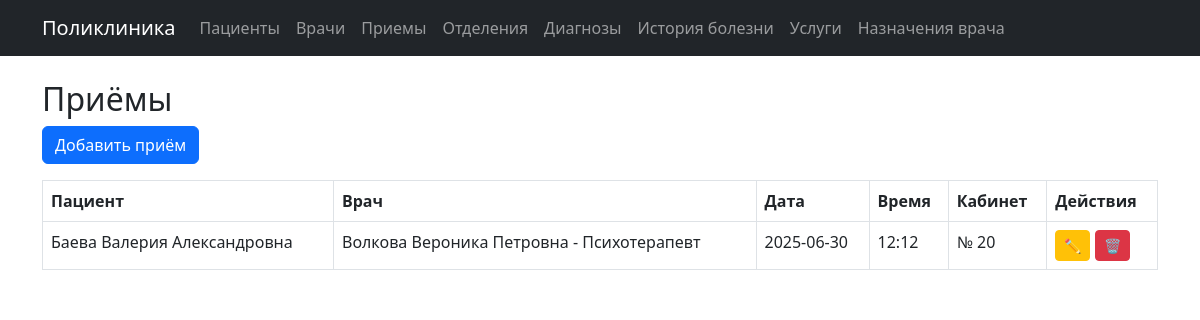
Before: /appointments with the older database file.
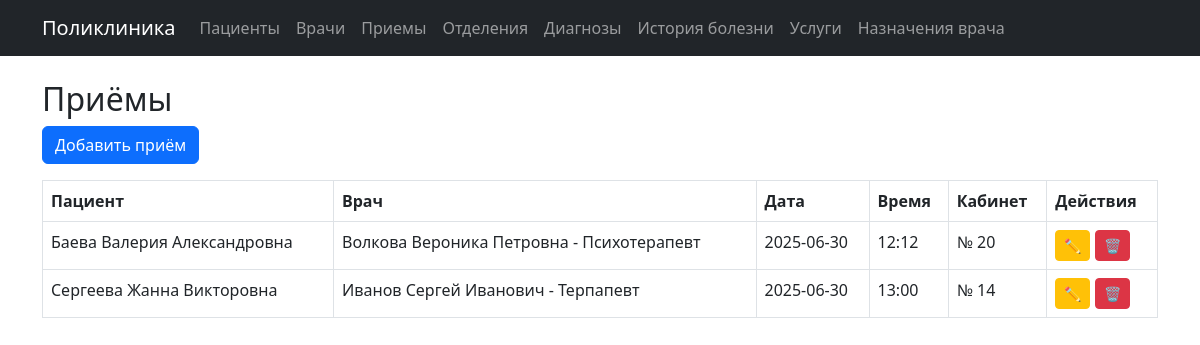
After: the same page with the newer database file.
### models.py (models this page shows)
class Appointment(db.Model):
    __tablename__ = 'appointments'
    id = db.Column(db.Integer, primary_key=True)
    patient_id = db.Column(db.Integer, db.ForeignKey('patients.id'))
    doctor_id = db.Column(db.Integer, db.ForeignKey('doctors.id'))
    appointment_date = db.Column(db.Date)
    appointment_time = db.Column(db.Time)
    room_number = db.Column(db.String(10))

class Patient(db.Model):
    __tablename__ = 'patients'
    id = db.Column(db.Integer, primary_key=True)
    full_name = db.Column(db.String(100), nullable=False)
    birth_date = db.Column(db.Date)
    gender = db.Column(db.String(10))
    phone = db.Column(db.String(20))
    address = db.Column(db.Text)
    insurance_number = db.Column(db.String(30))
    appointments = db.relationship('Appointment', backref='patient', lazy=True)
    medical_records = db.relationship('MedicalRecord', backref='patient', lazy=True)

class Doctor(db.Model):
    __tablename__ = 'doctors'
    id = db.Column(db.Integer, primary_key=True)
    full_name = db.Column(db.String(100), nullable=False)
    specialty = db.Column(db.String(100))
    experience_years = db.Column(db.Integer)
    phone = db.Column(db.String(20))
    category = db.Column(db.String(50))
    department_id = db.Column(db.Integer, db.ForeignKey('departments.id'))
    appointments = db.relationship('Appointment', backref='doctor', lazy=True)

### modules/appointments.py (the view)
@appointments_bp.route('/appointments')
def list_appointments():
    appointments = Appointment.query.all()
    return render_template('appointments/list.html', appointments=appointments)

### templates/appointments/list.html
{% extends 'index.html' %}
{% block content %}
<h2>Приёмы</h2>
<a href="/appointments/new" class="btn btn-primary mb-3">Добавить приём</a>
<table class="table table-bordered">
    <thead>
        <tr>
            <th>Пациент</th>
            <th>Врач</th>
            <th>Дата</th>
            <th>Время</th>
            <th>Кабинет</th>
            <th>Действия</th>
        </tr>
    </thead>
    <tbody>
        {% for a in appointments %}
        <tr>
            <td>{{ a.patient.full_name }}</td>
            <td>{{ a.doctor.full_name }} - {{  a.doctor.specialty }}</td>
            <td>{{ a.appointment_date }}</td>
            <td>{{ a.appointment_time.strftime('%H:%M') }}</td>
            <td>{{ a.room_number }}</td>
            <td>
                <a href="/appointments/{{ a.id }}/edit" class="btn btn-sm btn-warning">✏️</a>
                <a href="/appointments/{{ a.id }}/delete" class="btn btn-sm btn-danger">🗑</a>
            </td>
        </tr>
        {% endfor %}
    </tbody>
</table>
{% endblock %}

Changed rows visible on the page:
added Appointment: patient.full_name "Сергеева Жанна Викторовна", doctor.full_name "Иванов Сергей Иванович", doctor.specialty "Терпапевт", appointment_date "2025-06-30", appointment_time "13:00", room_number "№ 14"
